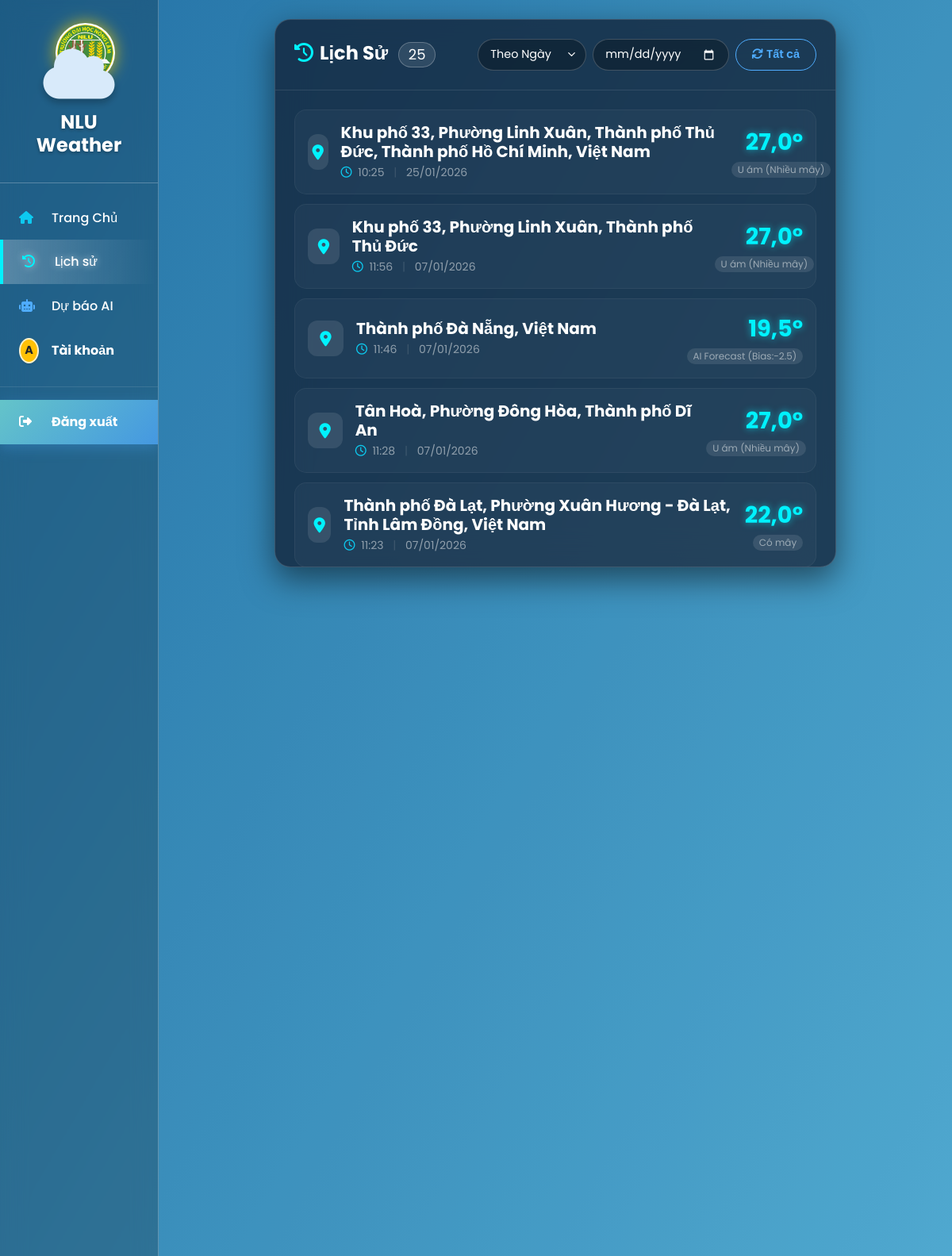
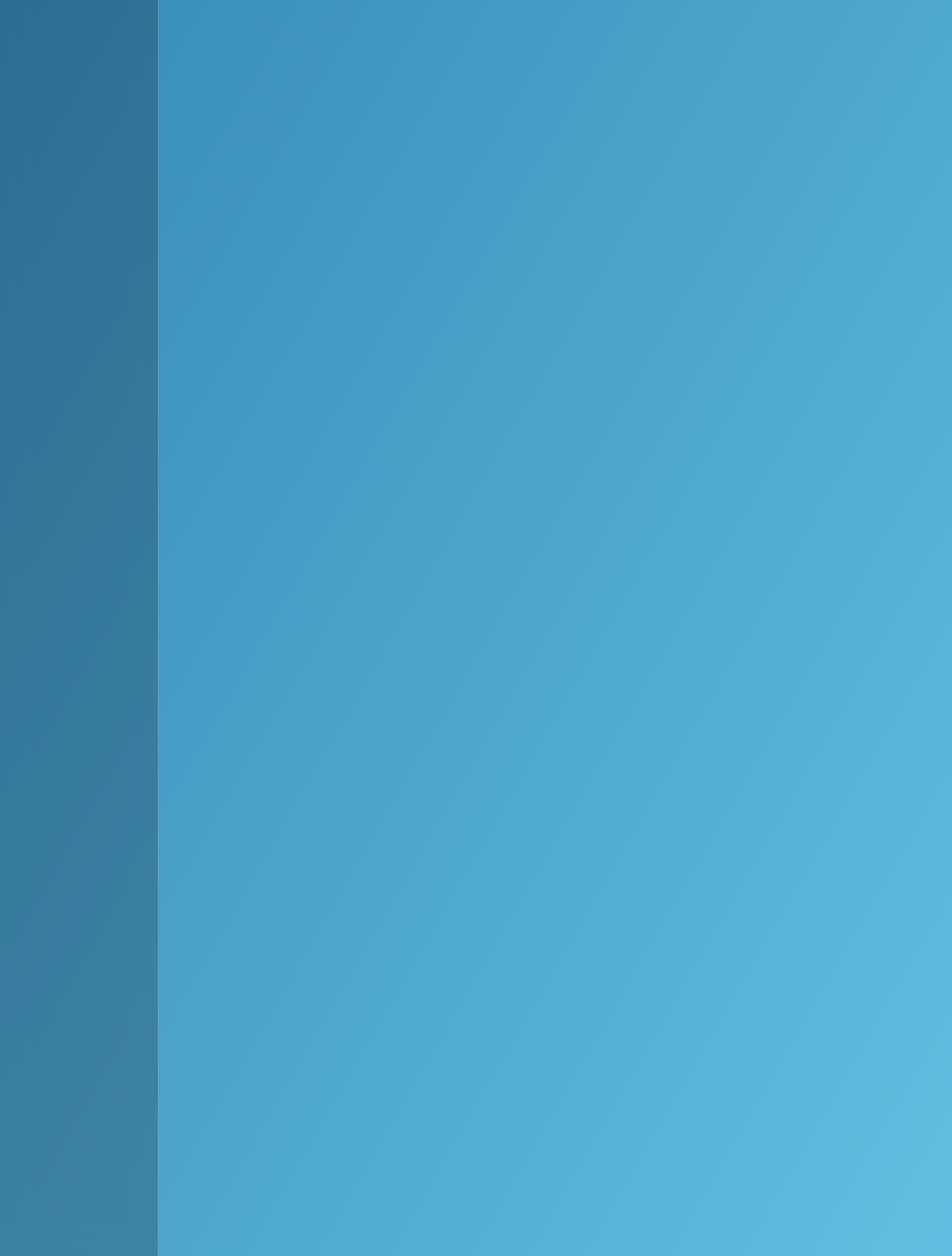
/history/ (signed in), run on the app's committed database (2 pictures, top to bottom).
### weather_app/models.py (models this page shows, shortened)
class SearchHistory(models.Model):
    user = models.ForeignKey(User, on_delete=models.CASCADE)
    city = models.CharField(max_length=100)
    search_time = models.DateTimeField(default=timezone.now)
    temp = models.FloatField()
    humidity = models.IntegerField()
    wind_speed = models.FloatField()
    pressure = models.FloatField()
    uv_index = models.FloatField(default=0)
    visibility = models.FloatField()
    feels_like = models.FloatField()
    description = models.CharField(max_length=200)

### weather_app/views.py (the view)
# urls.py: path('history/', views.history_view, name='history'),
@login_required
def history_view(request):
    return render(request, 'history.html', {'history': SearchHistory.objects.filter(user=request.user).order_by('-search_time')})

### weather_app/templates/history.html (shortened to what this page needs)
{% extends 'base.html' %}
{% block content %}
<div class="row justify-content-center">
    <div class="col-lg-9 col-md-11">
        <div class="history-card">
            <div class="p-4 border-bottom border-white border-opacity-10">
                <div class="row align-items-center gy-3">
                    <div class="col-md-4">
                        <h4 class="fw-bold text-white mb-0">
                            <i class="fa-solid fa-clock-rotate-left me-2" style="color: #00f2fe;"></i>Lịch Sử
                            <span
                                class="badge bg-white bg-opacity-10 text-white fw-normal ms-2 rounded-pill border border-white border-opacity-25"
                                id="count-badge">
                                {{ history|length }}
                            </span>
                        </h4>
                    </div>
                    <div class="col-md-8">
                        <div
                            class="d-flex justify-content-md-end justify-content-start align-items-center gap-2 flex-wrap">
                            <select id="filterMode" class="cyber-input" onchange="switchMode()">
                                <option value="date">Theo Ngày</option>
                            </select>
                            <input type="date" id="inputDate" class="cyber-input filter-input">
                            <button class="btn-reset" onclick="resetAll()">
                                <i class="fa-solid fa-arrows-rotate me-1"></i>Tất cả
                            </button>
                        </div>
                    </div>
                </div>
            </div>
            <div class="p-4 overflow-auto custom-scroll" style="max-height: 600px;">
                <div id="history-list">
                    {% for h in history %}
                    <div class="d-flex justify-content-between align-items-center p-3 history-item"
                        data-date="{{ h.search_time|date:'Y-m-d' }}">
                        <div class="d-flex align-items-center">
                            <div class="icon-box me-3">
                                <i class="fa-solid fa-location-dot"></i>
                            </div>
                            <div>
                                <h5 class="mb-1 fw-bold text-white">{{ h.city }}</h5>
                                <div class="small text-white-50">
                                    <i class="fa-regular fa-clock me-1 text-info"></i>
                                    {{ h.search_time|date:"H:i" }}
                                    <span class="mx-2 opacity-25">|</span>
                                    {{ h.search_time|date:"d/m/Y" }}
                                </div>
                            </div>
                        </div>
                        <div class="text-end" style="min-width: 90px;">
                            <div class="temp-neon">{{ h.temp }}°</div>
                            <span class="badge bg-white bg-opacity-10 fw-normal rounded-pill text-white-50">
                                {{ h.description }}
                            </span>
                        </div>
                    </div>
                    {% endfor %}
                </div>
            </div>
        </div>
    </div>
</div>
{% endblock %}

### weather_app/templates/base.html (shortened to what this page needs)
<!DOCTYPE html>
<html lang="vi">
<head>
    <link href="https://cdn.jsdelivr.net/npm/bootstrap@5.3.0/dist/css/bootstrap.min.css" rel="stylesheet">
    <link rel="stylesheet" href="https://cdnjs.cloudflare.com/ajax/libs/font-awesome/6.4.0/css/all.min.css">
</head>
<body>
    <div class="body-overlay"></div>
    <div class="container-fluid">
        <div class="row">
            <div class="col-md-3 col-lg-2 d-none d-md-block glass-sidebar p-0">
                <div class="p-4 text-center border-bottom border-white border-opacity-25">
                    <div class="sidebar-logo-wrapper">
                        <img
                            class="sidebar-real-logo" alt="NLU Logo">
                        <i class="fa-solid fa-cloud sidebar-cloud-overlay"></i>
                    </div>
                    <h4 class="fw-bold tracking-wide text-white mt-3" style="text-shadow: 0 2px 4px rgba(0,0,0,0.3);">
                        NLU Weather</h4>
                </div>
                <div class="list-group list-group-flush mt-3">
                    <a href="{% url 'home' %}"
                        class="list-group-item list-group-item-action bg-transparent text-white border-0 py-3 px-4 {% if request.resolver_match.url_name == 'home' %}active{% endif %}">
                        <i class="fa-solid fa-house me-3 text-info" style="width: 25px;"></i>Trang Chủ
                    </a>
                    <a href="{% url 'history' %}"
                        class="list-group-item list-group-item-action bg-transparent text-white border-0 py-3 px-4 {% if request.resolver_match.url_name == 'history' %}active{% endif %}">
                        <i class="fa-solid fa-clock-rotate-left me-3" style="width: 25px; color: #00f2fe;"></i>Lịch sử
                    </a>
                    <a href="{% url 'prediction' %}"
                        class="list-group-item list-group-item-action bg-transparent text-white border-0 py-3 px-4 {% if request.resolver_match.url_name == 'prediction' %}active{% endif %}">
                        <i class="fa-solid fa-robot me-3" style="width: 25px; color: #4facfe;"></i>Dự báo AI
                    </a>
                    <a href="{% url 'profile' %}"
                        class="list-group-item list-group-item-action bg-transparent text-white border-0 py-3 px-4 fw-bold d-flex align-items-center {% if request.resolver_match.url_name == 'profile' %}active{% endif %}">
                            <div class="me-3 d-flex align-items-center justify-content-center" style="width: 25px; height: 25px;">
                                {% if request.user.profile.avatar and "default.jpg" not in request.user.profile.avatar.url %}
                                    <img src="{{ request.user.profile.avatar.url }}"
                                        class="rounded-circle border border-white shadow-sm"
                                        style="width: 32px; height: 32px; object-fit: cover;">
                                {% else %}
                                    <div class="rounded-circle bg-warning text-dark d-flex align-items-center justify-content-center fw-bold shadow-sm"
                                        style="width: 32px; height: 32px; font-size: 0.9rem; border: 2px solid rgba(255,255,255,0.8);">
                                        {% if request.user.first_name %}
                                            {{ request.user.first_name|slice:":1"|upper }}
                                        {% else %}
                                            {{ request.user.username|slice:":1"|upper }}
                                        {% endif %}
                                    </div>
                                {% endif %}
                            </div>
                            Tài khoản
                    </a>
                        <div class="border-top border-white border-opacity-10 my-3"></div>
                        <a href="{% url 'logout' %}"
                            class="list-group-item list-group-item-action bg-transparent text-danger border-0 py-3 px-4 fw-bold">
                            <i class="fa-solid fa-right-from-bracket me-3" style="width: 25px;"></i>Đăng xuất
                    </a>
                </div>
            </div>
            <div class="col-md-9 col-lg-10 ms-auto p-4">
                {% block content %}{% endblock %}
            </div>
        </div>
    </div>
</body>
</html>

### weather_app/templates/base.html (style rules this page uses)
:root { --glass-bg: rgba(0, 0, 0, 0.2); --glass-border: 1px solid rgba(255, 255, 255, 0.25); --accent-color: #00f2fe; --text-shadow: 0 2px 4px rgba(0, 0, 0, 0.2); }
body { font-family: 'Poppins', sans-serif; background: linear-gradient(120deg, #2980b9, #6dd5fa, #ffffff); background-size: 200% 200%; animation: gradientBG 15s ease infinite; background-attachment: fixed; min-height: 100vh; color: #fff; }
.body-overlay { position: fixed; inset: 0; background: rgba(0, 0, 0, 0.1); z-index: -1; pointer-events: none; }
.glass-sidebar { background: var(--glass-bg); backdrop-filter: blur(15px); -webkit-backdrop-filter: blur(15px); border-right: var(--glass-border); height: 100vh; position: sticky; top: 0; transition: 0.3s; overflow-y: auto; }
.sidebar-logo-wrapper { position: relative; width: 120px; height: 100px; margin: 0 auto 10px; }
.sidebar-real-logo { position: absolute; top: 5px; right: 15px; width: 75px; height: 75px; background: #fff; border-radius: 50%; padding: 2px; box-shadow: 0 0 20px rgba(255, 215, 0, 0.75); z-index: 1; animation: float-logo 3s ease-in-out infinite alternate; }
.sidebar-cloud-overlay { position: absolute; bottom: -5px; left: 15px; font-size: 4.5rem; color: #d8eafa; z-index: 2; text-shadow: 0 5px 10px rgba(0, 0, 0, 0.25); }
.list-group-item-action { transition: all 0.3s ease; font-weight: 500; color: #fff; }
.list-group-item-action.active { background: linear-gradient(90deg, rgba(255, 255, 255, 0.25), transparent) !important; border-left: 4px solid var(--accent-color) !important; color: #fff !important; text-shadow: 0 0 10px rgba(255, 255, 255, 0.6); }
.list-group-item-action.logout, .list-group-item-action[href*="logout"] { background: linear-gradient(135deg, #64c4c9ff 0%, #4598e1ff 100%); color: white !important; font-weight: 700; border-left: 4px solid #64c4c9ff; box-shadow: 0 5px 15px rgba(69, 152, 225, 0.35); }

### weather_app/templates/history.html (style rules this page uses)
:root { --primary-neon: #4facfe; --secondary-neon: #00f2fe; --glass-dark: rgba(15, 23, 42, 0.7); --border-light: rgba(255, 255, 255, 0.15); }
.history-card { background: var(--glass-dark); backdrop-filter: blur(20px); border: 1px solid var(--border-light); border-radius: 20px; box-shadow: 0 15px 40px rgba(0, 0, 0, 0.5); overflow: hidden; }
.cyber-input { background: rgba(0, 0, 0, 0.3); border: 1px solid rgba(255, 255, 255, 0.2); color: #fff; padding: 8px 15px; border-radius: 50px; outline: none; transition: 0.3s; font-size: 0.9rem; cursor: pointer; color-scheme: dark; }
select.cyber-input { appearance: none; background-repeat: no-repeat; background-position: right 10px center; background-size: 15px; padding-right: 35px; }
.btn-reset { border: 1px solid var(--primary-neon); color: var(--primary-neon); background: transparent; border-radius: 50px; padding: 8px 20px; transition: 0.3s; font-weight: 600; font-size: 0.9rem; }
.history-item { background: rgba(255, 255, 255, 0.03); border: 1px solid rgba(255, 255, 255, 0.05); border-radius: 15px; transition: 0.3s; margin-bottom: 12px; }
.icon-box { width: 45px; height: 45px; border-radius: 12px; background: rgba(255, 255, 255, 0.1); display: flex; align-items: center; justify-content: center; color: var(--secondary-neon); font-size: 1.2rem; }
.temp-neon { font-size: 1.8rem; font-weight: 700; color: var(--secondary-neon); text-shadow: 0 0 10px rgba(0, 242, 254, 0.6); }

### data on the page
SearchHistory: city "Khu phố 33, Phường Linh Xuân, Thành phố Thủ Đức, Thành phố Hồ Chí Minh, Việt Nam", search_time "10:25", search_time "25/01/2026", temp "27,0", description "U ám (Nhiều mây)"
SearchHistory: city "Khu phố 33, Phường Linh Xuân, Thành phố Thủ Đức", search_time "11:56", search_time "07/01/2026", temp "27,0", description "U ám (Nhiều mây)"
SearchHistory: city "Thành phố Đà Nẵng, Việt Nam", search_time "11:46", search_time "07/01/2026", temp "19,5", description "AI Forecast (Bias:-2.5)"
SearchHistory: city "Tân Hoà, Phường Đông Hòa, Thành phố Dĩ An", search_time "11:28", search_time "07/01/2026", temp "27,0", description "U ám (Nhiều mây)"
SearchHistory: city "Thành phố Đà Lạt, Phường Xuân Hương - Đà Lạt, Tỉnh Lâm Đồng, Việt Nam", search_time "11:23", search_time "07/01/2026", temp "22,0", description "Có mây"

### other printed values
{{ request.user.username|slice:":1"|upper }} "A"
{{ history|length }} "25"
